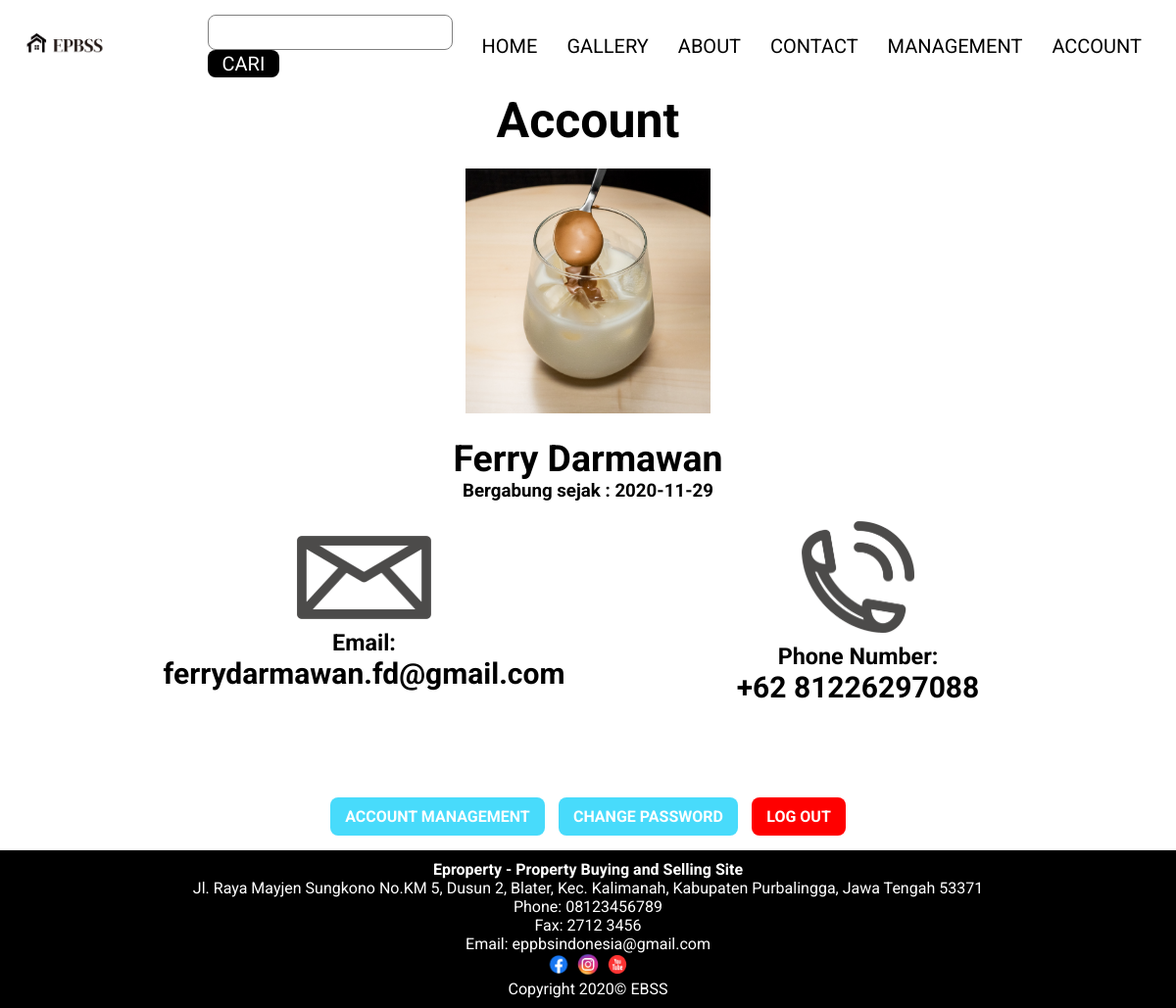
Screenshot of /account.php (signed in) with the database file from the repository.
### tables this page shows
CREATE TABLE `pengguna` (
  `id_pengguna` int(11) NOT NULL,
  `nama` varchar(40) NOT NULL,
  `email` varchar(40) NOT NULL,
  `no_hp` varchar(14) NOT NULL,
  `password` varchar(10) NOT NULL,
  `level` enum('admin','reguler') NOT NULL,
  `profile_picture` varchar(30) NOT NULL,
  `keadaan` enum('aktif','blokir') NOT NULL,
  `tanggal_buat` date NOT NULL
);

### account.php (the view, shortened to what this page needs)
<?php
    include 'connect.php';
?>
<?php
    if(isset($_SESSION['id'])){
        $id = $_SESSION['id'];
        $data_user = mysqli_query($conn,"SELECT * FROM pengguna WHERE id_pengguna = '$id'");
        $data_fetch = mysqli_fetch_array($data_user);
        $nama_user = $data_fetch['nama'];
        $email_user = $data_fetch['email'];
        $no_user = $data_fetch['no_hp'];
        $foto_user = $data_fetch['profile_picture'];
        $tanggal_buat = $data_fetch['tanggal_buat'];
    }else{
        header('location:login.php');
    }
?>
<!DOCTYPE html>
<html lang="en">
<head>
    <?php include 'header.php'; ?>
    <link rel="stylesheet" href="style/account.css?v=<?php echo time(); ?>" type="text/css">
</head>
<body>
    <?php include 'nav.php'; ?>
    <main>
        <div class="title">
            <h1>Account</h1>
        </div>
        <div class="profile-pictures">
            <img src= <?php echo "$foto_user"; ?>>
        </div>
        <div class="name">
            <h3><?php echo $nama_user; ?></h3>
        </div>
        <h3>Bergabung sejak : <?php echo $tanggal_buat ?></h3>
        <div class="information">
            <div class="sub-information">
                <img src="pictures/email.png" alt="Email" class="email">
                <h3>Email:</h3>
                <h2><?php echo $email_user; ?></h2>
            </div>
            <div class="sub-information">
                <img src="pictures/phone.png" alt="Phone" class="phone">
                <h3>Phone Number:</h3>
                <h2>+62 <?php echo $no_user; ?></h2>
            </div>
        </div>
        <div class="tombol-manajemen">
            <a href="man_account.php" class="tombol-manajemen-akun">ACCOUNT MANAGEMENT</a>
            <a href="change_password.php" class="tombol-manajemen-akun">CHANGE PASSWORD</a>
            <a href="logout.php" class="tombol-logout">LOG OUT</a>
        </div>
    </main>
    <?php include 'footer.php'?>
</body>
</html>

### style/index.css (style rules this page uses)
* { padding: 0; margin: 0; box-sizing: border-box; font-family: 'Roboto', sans-serif; }
*:before, *:after { box-sizing: border-box; }
body { min-height: 100vh; display: flex; flex-direction: column; }
main { flex-grow: 1; display: flex; flex-direction: column; justify-content: flex-start; align-items: center; }

### style/account.css (style rules this page uses)
.title { font-size: 25px; }
.profile-pictures { max-width: 500px; max-height: 500px; margin: 20px 0; }
.profile-pictures img { max-width: 250px; max-height: 250px; object-fit: cover; }
.name { font-size: 32px; }
.information { margin: 20px 0; display: flex; flex-direction: row; justify-content: space-around; align-items: center; }
.sub-information { font-size: 20px; display: inline-flex; flex-direction: column; justify-content: center; align-items: center; }
.sub-information h3 { margin-top: 10px; }
.sub-information img { max-width: 25%; }
.tombol-manajemen { width: 45%; display: flex; margin: 0 25%; justify-content: space-around; align-items: center; margin-top: 75px; }
.tombol-manajemen a { color: white; text-decoration: none; padding: 10px 15px; border-radius: 8px; font-weight: bold; }
.tombol-manajemen-akun { background-color: #48dbfb; }
.tombol-logout { background-color: red; }

### rows the page displays
pengguna: profile_picture (picture), nama "Ferry Darmawan", tanggal_buat "2020-11-29", email "ferrydarmawan.fd@gmail.com", no_hp "81226297088"
